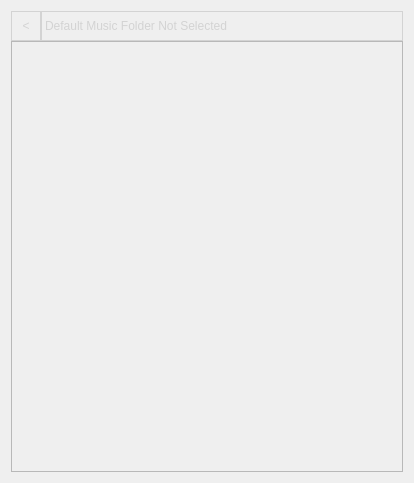
<?xml version="1.0" encoding="UTF-8"?>
<ui version="4.0">
 <class>MusicFileSystemWidget</class>
 <widget class="QWidget" name="MusicFileSystemWidget">
  <property name="geometry">
   <rect>
    <x>0</x>
    <y>0</y>
    <width>414</width>
    <height>483</height>
   </rect>
  </property>
  <property name="windowTitle">
   <string>Form</string>
  </property>
  <layout class="QGridLayout" name="gridLayout">
   <item row="0" column="0">
    <layout class="QVBoxLayout" name="verticalLayout">
     <property name="spacing">
      <number>0</number>
     </property>
     <item>
      <layout class="QHBoxLayout" name="topLayout">
       <property name="spacing">
        <number>0</number>
       </property>
       <item>
        <widget class="QPushButton" name="backButton">
         <property name="sizePolicy">
          <sizepolicy hsizetype="Minimum" vsizetype="Fixed">
           <horstretch>0</horstretch>
           <verstretch>0</verstretch>
          </sizepolicy>
         </property>
         <property name="minimumSize">
          <size>
           <width>30</width>
           <height>30</height>
          </size>
         </property>
         <property name="maximumSize">
          <size>
           <width>30</width>
           <height>30</height>
          </size>
         </property>
         <property name="styleSheet">
          <string notr="true">QPushButton#backButton {
	background: transparent;
	border: 1px solid lightgray;
	color: lightgray;
}
QPushButton#backButton::hover {
	background: gray;
}</string>
         </property>
         <property name="text">
          <string>&lt;</string>
         </property>
         <property name="default">
          <bool>false</bool>
         </property>
         <property name="flat">
          <bool>false</bool>
         </property>
        </widget>
       </item>
       <item>
        <widget class="QLabel" name="pathLabel">
         <property name="styleSheet">
          <string notr="true">QLabel#pathLabel {
	background: transparent;
	border: 1px solid lightgray;
	color: lightgray;
}</string>
         </property>
         <property name="text">
          <string>Default Music Folder Not Selected</string>
         </property>
        </widget>
       </item>
      </layout>
     </item>
     <item>
      <layout class="QHBoxLayout" name="folderLayout"/>
     </item>
     <item>
      <widget class="QScrollArea" name="scrollArea">
       <property name="styleSheet">
        <string notr="true">QScrollArea {
	background: transparent;
	border: 1px solid lightgray;
}
QScrollArea&gt;QWidget&gt;QWidget {
	background: transparent;
}
QWidget&gt;QWidget&gt;QScrollBar {
	background: transparent;
	color: lightgray;
}</string>
       </property>
       <property name="widgetResizable">
        <bool>true</bool>
       </property>
       <widget class="QWidget" name="scrollWidget">
        <property name="geometry">
         <rect>
          <x>0</x>
          <y>0</y>
          <width>392</width>
          <height>427</height>
         </rect>
        </property>
        <property name="styleSheet">
         <string notr="true"/>
        </property>
        <layout class="QGridLayout" name="gridLayout_2">
         <property name="leftMargin">
          <number>0</number>
         </property>
         <property name="topMargin">
          <number>0</number>
         </property>
         <property name="rightMargin">
          <number>0</number>
         </property>
         <property name="bottomMargin">
          <number>0</number>
         </property>
         <property name="spacing">
          <number>0</number>
         </property>
         <item row="0" column="0">
          <layout class="QVBoxLayout" name="listLayout">
           <property name="spacing">
            <number>0</number>
           </property>
          </layout>
         </item>
        </layout>
       </widget>
      </widget>
     </item>
    </layout>
   </item>
  </layout>
 </widget>
 <resources/>
 <connections/>
</ui>
